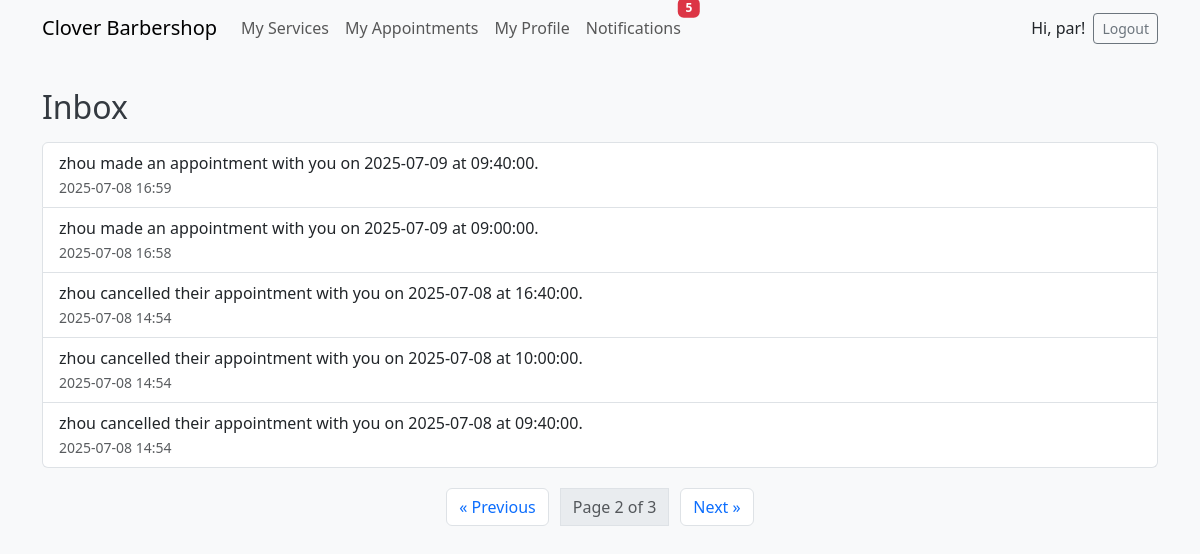
/notifications/?page=2 (signed in), run on the app's committed database.
### notifications/models.py (models this page shows, shortened)
class Notification(models.Model):
    recipient = models.ForeignKey(User, on_delete=models.CASCADE, related_name='notifications')
    message = models.TextField()
    created_at = models.DateTimeField(auto_now_add=True)
    is_read = models.BooleanField(default=False)
    class Meta:
        ordering = ['-created_at']  # 最新通知排在前面

### notifications/views.py (the view)
# urls.py: path('', views.notification_list, name='notification-list'),
@login_required
def notification_list(request):
    notification_qs = Notification.objects.filter(recipient=request.user).order_by('-created_at')
    paginator = Paginator(notification_qs, 5)
    page_number = request.GET.get('page')
    page_obj = paginator.get_page(page_number)
    return render(request, 'notifications/inbox.html', {
        'page_obj': page_obj,
    })

### notifications/context_processors.py (called while the page is built)
def unread_notification_count(request):
    if request.user.is_authenticated:
        count = Notification.objects.filter(recipient=request.user, is_read=False).count()
        return {'unread_notification_count': count}
    return {}

### templates/notifications/inbox.html (shortened to what this page needs)
{% extends 'base.html' %}
{% load widget_tweaks %}
{% block content %}
<h2>Inbox</h2>
{% if page_obj.object_list %}
  <ul class="list-group mb-3">
    {% for notification in page_obj.object_list %}
      <li class="list-group-item d-flex justify-content-between align-items-center
          {% if not notification.is_read %} fw-bold {% endif %}">
        <div>
          {{ notification.message }} <br>
          <small class="text-muted">{{ notification.created_at|date:"Y-m-d H:i" }}</small>
        </div>
      </li>
    {% endfor %}
  </ul>
  <nav aria-label="Notification pagination">
    <ul class="pagination justify-content-center">
      {% if page_obj.has_previous %}
        <li class="page-item">
          <a class="page-link" href="?page={{ page_obj.previous_page_number }}" aria-label="Previous">
            &laquo; Previous
          </a>
        </li>
      {% else %}
        <li class="page-item disabled">
          <span class="page-link">&laquo; Previous</span>
        </li>
      {% endif %}
      <li class="page-item disabled">
        <span class="page-link">
          Page {{ page_obj.number }} of {{ page_obj.paginator.num_pages }}
        </span>
      </li>
      {% if page_obj.has_next %}
        <li class="page-item">
          <a class="page-link" href="?page={{ page_obj.next_page_number }}" aria-label="Next">
            Next &raquo;
          </a>
        </li>
      {% else %}
        <li class="page-item disabled">
          <span class="page-link">Next &raquo;</span>
        </li>
      {% endif %}
    </ul>
  </nav>
{% else %}
  <p class="text-center text-muted">No notifications yet.</p>
{% endif %}
{% endblock %}

### templates/base.html (shortened to what this page needs)
<!DOCTYPE html>
<html lang="en">
<head>
    {% load widget_tweaks %}
    {% load static %}
    <link href="https://cdn.jsdelivr.net/npm/bootstrap@5.3.0/dist/css/bootstrap.min.css" rel="stylesheet">
    <link rel="stylesheet" href="{% static 'css/style.css' %}">
</head>
<body>
<nav class="navbar navbar-expand-lg navbar-light bg-light mb-4">
  <div class="container">
    <a class="navbar-brand" href="{% url 'home' %}">Clover Barbershop</a>
    <div class="collapse navbar-collapse" id="navbarNav">
      <ul class="navbar-nav me-auto mb-2 mb-lg-0">
        {% if user.is_authenticated %}
            {% if user.profile and user.profile.is_barber %}
                <li class="nav-item">
                  <a class="nav-link" href="{% url 'service-list' %}">My Services</a>
                </li>
            {% endif %}
            <li class="nav-item">
              <a class="nav-link" href="{% url 'appointment-list' %}">My Appointments</a>
            </li>
            <li class="nav-item">
              <a class="nav-link" href="{% url 'profile' %}">My Profile</a>
            </li>
            <li class="nav-item">
              <a class="nav-link position-relative" href="{% url 'notification-list' %}">
                Notifications
                {% if unread_notification_count > 0 %}
                  <span class="badge bg-danger position-absolute top-0 start-100 translate-middle">
                    {{ unread_notification_count }}
                  </span>
                {% endif %}
              </a>
            </li>
        {% endif %}
      </ul>
      <ul class="navbar-nav ms-auto">
        {% if user.is_authenticated %}
          <li class="nav-item d-flex align-items-center">
            <span class="me-2">Hi, {{ user.username }}!</span>
            <form action="{% url 'logout' %}" method="post" class="d-inline">
              <button type="submit" class="btn btn-outline-secondary btn-sm">Logout</button>
            </form>
          </li>
        {% endif %}
      </ul>
    </div>
  </div>
</nav>
<div class="container">
  {% block content %}
  {% endblock %}
</div>
</body>
</html>

### static/css/style.css (style rules this page uses)
body { background-color: #f8f9fa; font-family: 'Segoe UI', Tahoma, sans-serif; }
h1, h2, h3 { color: #343a40; margin-top: 1em; margin-bottom: 0.5em; }
.pagination { margin-top: 20px; display: flex; justify-content: center; gap: 12px; }
.pagination a { padding: 6px 12px; border: 1px solid #dee2e6; border-radius: 6px; text-decoration: none; color: #0d6efd; transition: all 0.2s ease; }

### data on the page
Notification: message "zhou made an appointment with you on 2025-07-09 at 09:40:00.", created_at "2025-07-08 16:59"
Notification: message "zhou made an appointment with you on 2025-07-09 at 09:00:00.", created_at "2025-07-08 16:58"
Notification: message "zhou cancelled their appointment with you on 2025-07-08 at 16:40:00.", created_at "2025-07-08 14:54"
Notification: message "zhou cancelled their appointment with you on 2025-07-08 at 10:00:00.", created_at "2025-07-08 14:54"
Notification: message "zhou cancelled their appointment with you on 2025-07-08 at 09:40:00.", created_at "2025-07-08 14:54"

### other printed values
{{ unread_notification_count }} "5"
{{ user.username }} "par"
{{ page_obj.number }} "2"
{{ page_obj.paginator.num_pages }} "3"
